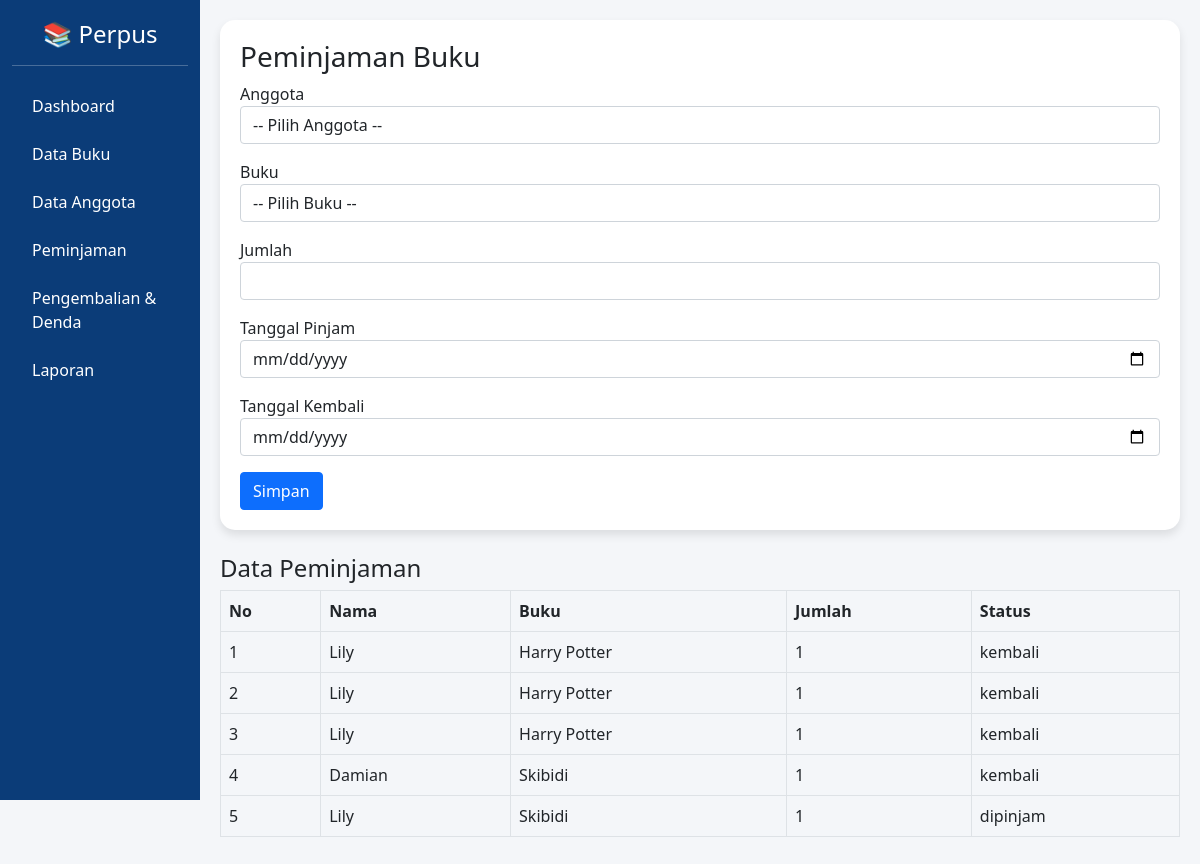
/peminjaman/peminjaman.php, run on the app's committed database.
### tables this page shows
CREATE TABLE `peminjaman` (
  `id_pinjam` int(11) NOT NULL,
  `id_anggota` int(11) DEFAULT NULL,
  `tanggal_pinjam` date DEFAULT NULL,
  `tanggal_kembali` date DEFAULT NULL,
  `status` varchar(20) DEFAULT NULL
);

CREATE TABLE `anggota` (
  `id_anggota` int(11) NOT NULL,
  `nama` varchar(100) DEFAULT NULL,
  `no_hp` varchar(15) DEFAULT NULL
);

CREATE TABLE `buku` (
  `id_buku` int(11) NOT NULL,
  `judul` varchar(100) DEFAULT NULL,
  `penulis` varchar(100) DEFAULT NULL,
  `penerbit` varchar(100) DEFAULT NULL,
  `tahun` int(11) DEFAULT NULL,
  `stok` int(11) DEFAULT NULL
);

CREATE TABLE `detail_pinjam` (
  `id_detail` int(11) NOT NULL,
  `id_pinjam` int(11) DEFAULT NULL,
  `id_buku` int(11) DEFAULT NULL,
  `jumlah` int(11) DEFAULT NULL
);

### peminjaman/peminjaman.php (the view)
<?php include '../layout.php'; ?>
<?php include '../koneksi.php'; ?>
<div class="card-box">
<h3>Peminjaman Buku</h3>
<form method="POST" action="proses_pinjam.php">
<div class="mb-3">
<label>Anggota</label>
<select name="id_anggota" class="form-control" required>
<option value="">-- Pilih Anggota --</option>
<?php
$data = mysqli_query($conn, "SELECT * FROM anggota");
while($d = mysqli_fetch_array($data)){
    echo "<option value='$d[id_anggota]'>$d[nama]</option>";
}
?>
</select>
</div>
<div class="mb-3">
<label>Buku</label>
<select name="id_buku" class="form-control" required>
<option value="">-- Pilih Buku --</option>
<?php
$data = mysqli_query($conn, "SELECT * FROM buku WHERE stok > 0");
while($d = mysqli_fetch_array($data)){
    echo "<option value='$d[id_buku]'>$d[judul] (Stok: $d[stok])</option>";
}
?>
</select>
</div>
<div class="mb-3">
<label>Jumlah</label>
<input type="number" name="jumlah" class="form-control" min="1" required>
</div>
<div class="mb-3">
<label>Tanggal Pinjam</label>
<input type="date" name="tanggal_pinjam" class="form-control" required>
</div>
<div class="mb-3">
<label>Tanggal Kembali</label>
<input type="date" name="tanggal_kembali" class="form-control" required>
</div>
<button href="proses_pinjam.php?id=<?= $d['id_anggota'] ?>" class="btn btn-primary">Simpan</button>
</form>
</div>
<h4 class="mt-4">Data Peminjaman</h4>
<table class="table table-bordered">
<tr>
<th>No</th>
<th>Nama</th>
<th>Buku</th>
<th>Jumlah</th>
<th>Status</th>
</tr>
<?php
$no=1;
$data=mysqli_query($conn,"
SELECT p.*, a.nama, b.judul, d.jumlah
FROM peminjaman p
JOIN anggota a ON p.id_anggota=a.id_anggota
JOIN detail_pinjam d ON p.id_pinjam=d.id_pinjam
JOIN buku b ON d.id_buku=b.id_buku
");
while($d=mysqli_fetch_array($data)){
?>
<tr>
<td><?= $no++ ?></td>
<td><?= $d['nama'] ?></td>
<td><?= $d['judul'] ?></td>
<td><?= $d['jumlah'] ?></td>
<td><?= $d['status'] ?></td>
</tr>
<?php } ?>
</table>
<?php include '../footer.php'; ?>

### layout.php (style rules this page uses)
body { background: #f4f6f9; font-family: 'Segoe UI'; }
.card-box { border-radius: 15px; padding: 20px; background: white; box-shadow: 0 5px 10px rgba(0,0,0,0.1); }

### data on the page
peminjaman: id_anggota.nama "Lily", buku.judul "Harry Potter", detail_pinjam.jumlah "1", status "kembali"
peminjaman: id_anggota.nama "Lily", buku.judul "Harry Potter", detail_pinjam.jumlah "1", status "kembali"
peminjaman: id_anggota.nama "Lily", buku.judul "Harry Potter", detail_pinjam.jumlah "1", status "kembali"
peminjaman: id_anggota.nama "Damian", buku.judul "Skibidi", detail_pinjam.jumlah "1", status "kembali"
peminjaman: id_anggota.nama "Lily", buku.judul "Skibidi", detail_pinjam.jumlah "1", status "dipinjam"
